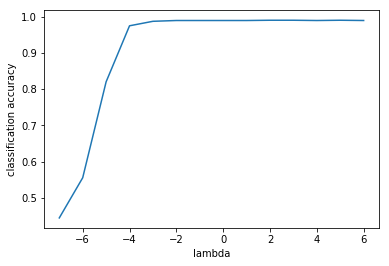

Reproduce this figure in Python.

# coding: utf-8

# In[2]:


import matplotlib.pyplot as plt
import numpy as np
import pandas as pd
from numpy import linalg as LA
from sklearn import datasets


# In[3]:


df = pd.read_csv('http://rasmuskyng.com/am221_spring18/psets/hw7/banknotes.data',header=None)


# In[4]:


df[4] = 2 * df[4] - 1


# In[5]:


X = df.iloc[:,:4].copy()
y = df.iloc[:,4].copy()
target = y==-1


# In[8]:


# a. 
def perceptron(X):
    
    w = [0.0 for i in range(X.shape[1])]
    separated = False
    while not separated:
        separated = True
        for x in X:
            if w @ x <= 0:
                w += x/LA.norm(x, 2)
                separated=False

    return w



# In[7]:


# append -1 to the end of all rows
X = np.hstack([X,-np.ones((X.shape[0],1))])

# negate values in label 0
X[target] = -1 * X[target]

perceptron(X)


# In[18]:


# b.
from cvxopt import matrix, solvers
solvers.options['show_progress'] = False

X = df.iloc[:,:4].copy()
y = np.expand_dims(df.iloc[:,4].copy(),axis=-1)

n,d = X.shape
lambdas = [10.0**i for i in np.arange(-7,7,1)]


# In[19]:


def svm(lam):
    Q = matrix(np.vstack([np.hstack([np.eye(d),np.zeros([d,1+n])]),np.zeros([1+n,d+1+n])]))
    p = matrix(np.vstack([np.zeros([d+1,1]),lam * np.ones([n,1])]))
    h = matrix(np.vstack([-1 * np.ones([n,1]),np.zeros([n,1])]))
    G = matrix(np.vstack([np.hstack([-1 * y * X, -1 * y, -1 * np.ones([n,n])]),np.hstack([np.zeros([n,d+1]),-1 * np.eye(n)])]))
    sol=solvers.qp(Q, p, G, h)
    
    w_opt = np.array(sol['x'])[:d]
    b = np.array(sol['x'])[d]
    print(w_opt,b)
    acc = np.mean((X @ w_opt + b > 0).astype(float) == (y > 0).astype(float))
    return acc


# In[20]:


accuracies = []
for lam in lambdas:
    acc = svm(lam)
    accuracies.append(acc)
    print(lam,acc)


# In[22]:


import matplotlib.pyplot as plt
plt.plot([i for i in np.arange(-7,7,1)],accuracies)
plt.xlabel('lambda')
plt.ylabel('classification accuracy')
plt.show()
